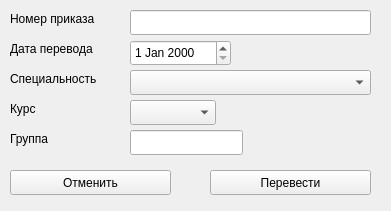
   <widget class="QWidget" name="widget_8" native="true">
    <property name="geometry">
     <rect>
      <x>10</x>
      <y>560</y>
      <width>391</width>
      <height>211</height>
     </rect>
    </property>
    <property name="autoFillBackground">
     <bool>true</bool>
    </property>
    <widget class="QLabel" name="label_51">
     <property name="geometry">
      <rect>
       <x>10</x>
       <y>10</y>
       <width>121</width>
       <height>17</height>
      </rect>
     </property>
     <property name="text">
      <string>Номер приказа</string>
     </property>
    </widget>
    <widget class="QLineEdit" name="lineEdit_25">
     <property name="geometry">
      <rect>
       <x>130</x>
       <y>10</y>
       <width>241</width>
       <height>25</height>
      </rect>
     </property>
    </widget>
    <widget class="QLabel" name="label_52">
     <property name="geometry">
      <rect>
       <x>10</x>
       <y>40</y>
       <width>131</width>
       <height>17</height>
      </rect>
     </property>
     <property name="text">
      <string>Дата перевода</string>
     </property>
    </widget>
    <widget class="QDateEdit" name="dateEdit_3">
     <property name="geometry">
      <rect>
       <x>130</x>
       <y>40</y>
       <width>101</width>
       <height>26</height>
      </rect>
     </property>
    </widget>
    <widget class="QPushButton" name="pushButton_24">
     <property name="geometry">
      <rect>
       <x>210</x>
       <y>170</y>
       <width>161</width>
       <height>25</height>
      </rect>
     </property>
     <property name="cursor">
      <cursorShape>PointingHandCursor</cursorShape>
     </property>
     <property name="text">
      <string>Перевести</string>
     </property>
    </widget>
    <widget class="QPushButton" name="pushButton_25">
     <property name="geometry">
      <rect>
       <x>10</x>
       <y>170</y>
       <width>161</width>
       <height>25</height>
      </rect>
     </property>
     <property name="cursor">
      <cursorShape>PointingHandCursor</cursorShape>
     </property>
     <property name="text">
      <string>Отменить</string>
     </property>
    </widget>
    <widget class="QLabel" name="label_53">
     <property name="geometry">
      <rect>
       <x>10</x>
       <y>100</y>
       <width>67</width>
       <height>17</height>
      </rect>
     </property>
     <property name="text">
      <string>Курс</string>
     </property>
    </widget>
    <widget class="QLabel" name="label_54">
     <property name="geometry">
      <rect>
       <x>10</x>
       <y>130</y>
       <width>67</width>
       <height>17</height>
      </rect>
     </property>
     <property name="text">
      <string>Группа</string>
     </property>
    </widget>
    <widget class="QLineEdit" name="lineEdit_26">
     <property name="geometry">
      <rect>
       <x>130</x>
       <y>130</y>
       <width>113</width>
       <height>25</height>
      </rect>
     </property>
    </widget>
    <widget class="QComboBox" name="comboBox_12">
     <property name="geometry">
      <rect>
       <x>130</x>
       <y>100</y>
       <width>86</width>
       <height>25</height>
      </rect>
     </property>
    </widget>
    <widget class="QLabel" name="label_55">
     <property name="geometry">
      <rect>
       <x>10</x>
       <y>70</y>
       <width>111</width>
       <height>17</height>
      </rect>
     </property>
     <property name="text">
      <string>Специальность</string>
     </property>
    </widget>
    <widget class="QComboBox" name="comboBox_14">
     <property name="geometry">
      <rect>
       <x>130</x>
       <y>70</y>
       <width>241</width>
       <height>25</height>
      </rect>
     </property>
    </widget>
   </widget>
